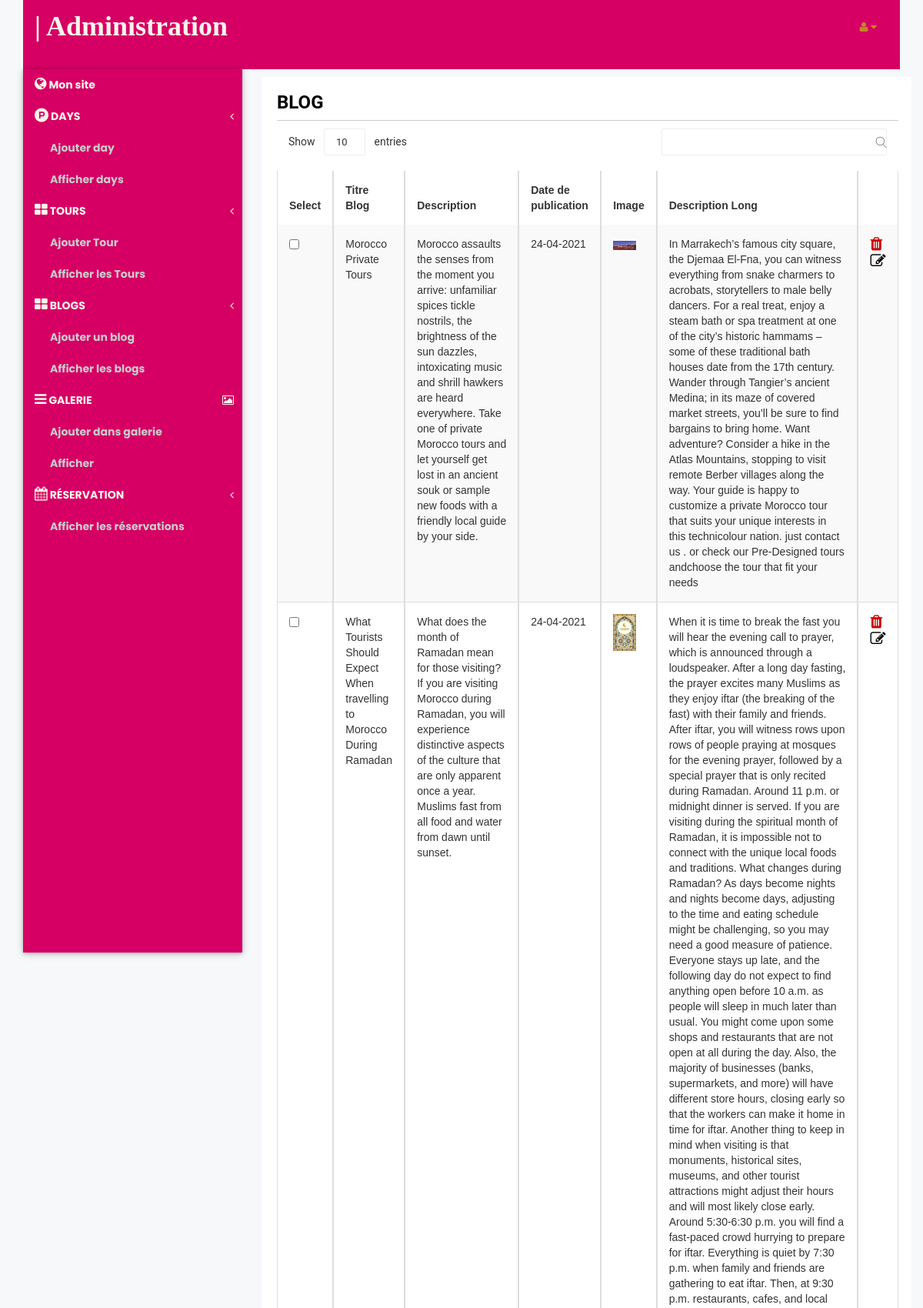
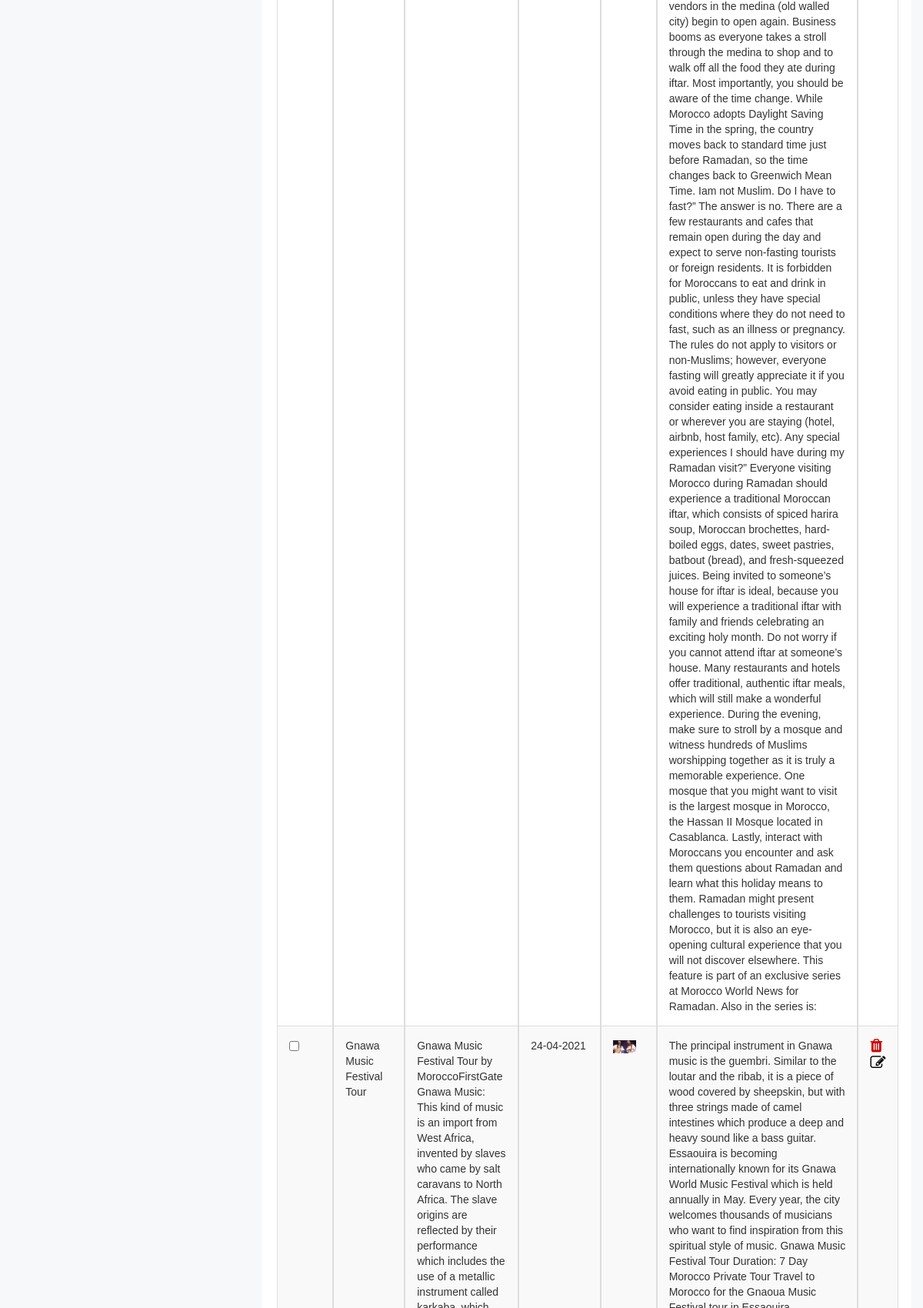
The app's page /Admin/AdminPanel.php?action=view_blog (upper part) with its own data (2 pictures, top to bottom).
### tables this page shows
CREATE TABLE IF NOT EXISTS `blog` (
  `IdBlog` int(11) NOT NULL AUTO_INCREMENT,
  `TitreBlog` text NOT NULL,
  `CreatedDate` text NOT NULL,
  `Description` text NOT NULL,
  `Image` text NOT NULL,
  `DescriptionLong` text NOT NULL,
  PRIMARY KEY (`IdBlog`)
);

### Admin/includes/view_blog.php (the view, shortened to what this page needs)
<!DOCTYPE html>
<html>
<head>
</head>
<body>
<form action="" method="post" enctype="multipart/form-data" />
    <div class="data-table-area">
        <div class="container">
            <div class="row">
                <div class="col-lg-9 col-md-9 col-sm-9 col-xs-9">
                    <div class="data-table-list">
<h3 style=" color: black">BLOG</h3>
<div class="border_bottom"></div>
                        <div class="table-responsive">
                            <table id="data-table-basic" class="table table-striped">
                                <thead>
                                    <tr>
                                        <th>Select</th>
									<th>Titre Blog</th>
   <th>Description</th>
   <th>Date de publication</th>
    <th>Image</th>
    <th> Description Long</th>
                                        <th></th>
                                    </tr>
                                </thead>
                                <tbody>
<?php
 $all_menu = mysqli_query($con,"select * from blog order by IdBlog ASC ");
 $i = 1;
 while($row=mysqli_fetch_array($all_menu)){
 ?>
                                    <tr>
									 <td><input type="checkbox" name="deleteAll[]" value="<?php echo $row['IdBlog'];?>" /></td>
                                        <td><?php echo $row['TitreBlog']; ?></td>
      <td><?php echo $row['Description']; ?></td>
   <td><?php echo $row['CreatedDate']; ?></td>
   <td><img src="<?php echo  $row["Image"]; ?>" width="30" height="30" /></td>
   <td><?php echo  $row["DescriptionLong"]; ?></td>
  <td><a href="AdminPanel.php?action=view_blog&delete_blog=<?php echo $row['IdBlog'];?>"><i class="fa fa-trash" style="font-size:20px;color:#cc0000"></i></a>
                                         <a href="AdminPanel.php?action=edit_blog&IdBlog=<?php echo $row['IdBlog'];?>"><i class="fa fa-edit" style="font-size:20px;color:black"></i></a></td>
								   </tr>
 <?php $i++;}  ?>
                                </tbody>
                            </table>
                        </div>
                    </div>
                </div>
            </div>
        </div>
    </div>
</body>
</html>

### Admin/styles/desktop.css (style rules this page uses)
html, body, div, span, applet, object, iframe, h1, h2, h3, h4, h5, h6, p, blockquote, pre, a, abbr, acronym, address, big, cite, code, del, dfn, em, img, ins, kbd, q, s, samp, small, strike, strong, sub, sup, tt, var, b, u, i, center, dl, dt, dd, ol, ul, li, fieldset, form, label, legend, table, caption, tbody, tfoot, thead, tr, th, td, article, aside, canvas, details, embed, figure, figcaption, footer, header, hgroup, menu, nav, output, ruby, section, summary, time, mark, audio, video { margin: 0; padding: 0; border: 0; }
body { font-family: 'Poppins', sans-serif; }
.container { width: 100%; max-width: auto; float: none; clear: none; padding: 0; margin: 0 auto; overflow: hidden; }
.border_bottom { border-bottom: 0.01px solid rgba(0, 0, 0, 0.2); margin: 10px 0; }

### Admin/AdminPanel.php (style rules this page uses)
a { color: #c6852b; }

### Admin/includes/view_blog.php (style rules this page uses)
table { font-family: arial, sans-serif; border-collapse: collapse; width: 100%; }
td, th { border: 1px solid #dddddd; text-align: left; padding: 8px; }
tr:nth-child(even) { background-color: #faf4ea; }

### records on screen
blog: TitreBlog "Morocco Private Tours", Description "Morocco assaults the senses from the moment you arrive: unfamiliar spices tickle nostrils, the brightness of the sun dazzles, intoxicating music and shrill hawkers are heard everywhere. Take one of private Morocco tours and let yourself get lost in an ancient souk or sample new foods with a friendly local guide by your side.", CreatedDate "24-04-2021", Image (picture), DescriptionLong "In Marrakech’s famous city square, the Djemaa El-Fna, you can witness everything from snake charmers to acrobats, storytellers to male belly dancers. For a real treat, enjoy a steam bath or spa treatment at one of the city’s historic hammams – some of these traditional bath houses date from the 17th century. Wander through Tangier’s ancient Medina; in its maze of covered market streets, you’ll be sure to find bargains to bring home. Want adventure? Consider a hike in the Atlas Mountains, stopping to visit remote Berber villages along the way. Your guide is happy to customize a private Morocco tour that suits your unique interests in this technicolour nation. just contact us . or check our…"
blog: TitreBlog "What Tourists Should Expect When travelling to Morocco During Ramadan", Description "What does the month of Ramadan mean for those visiting? If you are visiting Morocco during Ramadan, you will experience distinctive aspects of the culture that are only apparent once a year. Muslims fast from all food and water from dawn until sunset.", CreatedDate "24-04-2021", Image (picture), DescriptionLong "When it is time to break the fast you will hear the evening call to prayer, which is announced through a loudspeaker. After a long day fasting, the prayer excites many Muslims as they enjoy iftar (the breaking of the fast) with their family and friends. After iftar, you will witness rows upon rows of people praying at mosques for the evening prayer, followed by a special prayer that is only recited during Ramadan. Around 11 p.m. or midnight dinner is served. If you are visiting during the spiritual month of Ramadan, it is impossible not to connect with the unique local foods and traditions. What changes during Ramadan? As days become nights and nights become days, adjusting to the time and…"
blog: TitreBlog "Gnawa Music Festival Tour", CreatedDate "24-04-2021", Image (picture)
